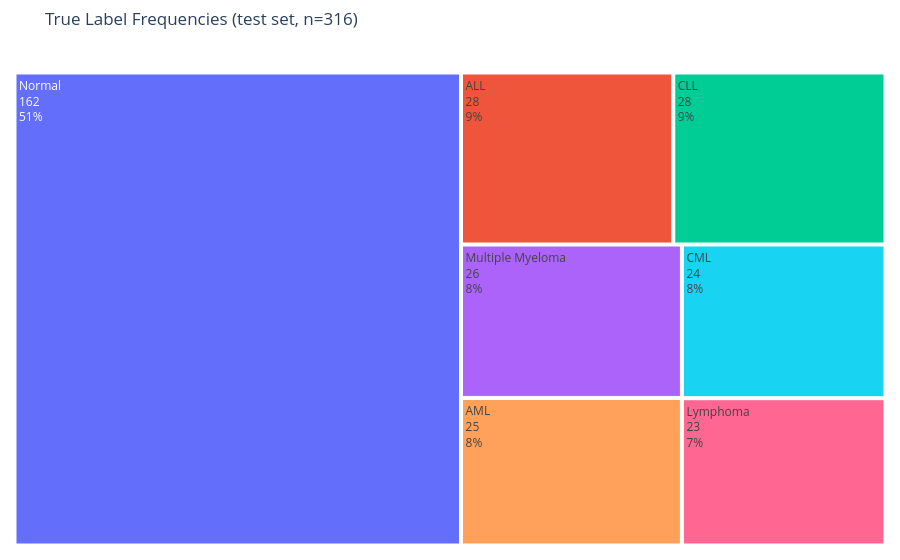
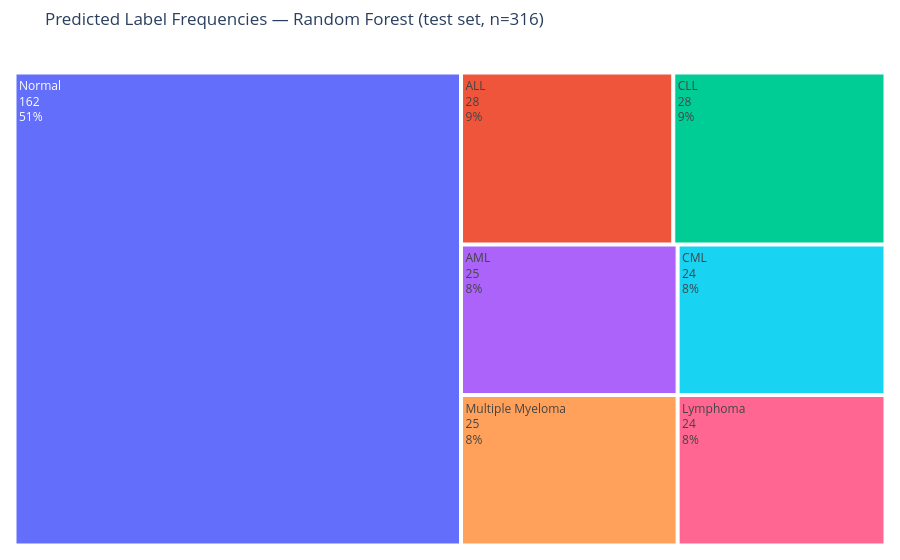

The notebook cell these images were saved under, in order:
### Markdown cell above
### Charts 3 & 4 — Treemaps of True and Predicted Label Frequencies

Saved as PNG (kaleido) and HTML fallback.

### Code cell
def save_plotly(fig, stem):
    html_path = OUT / f'{stem}.html'
    fig.write_html(str(html_path))
    try:
        fig.write_image(str(OUT / f'{stem}.png'), width=900, height=550, scale=2)
        print(f'Saved: outputs/evaluation/{stem}.png')
    except Exception as e:
        print(f'PNG export skipped ({e}); HTML saved: outputs/evaluation/{stem}.html')

# Treemap — true
df_true = pd.DataFrame({'label': CLASSES, 'count': true_counts.values})
fig_true = px.treemap(
    df_true, path=['label'], values='count',
    color='label', color_discrete_map=PALETTE,
    title=f'True Label Frequencies (test set, n=316)',
)
fig_true.update_traces(textinfo='label+value+percent root')
fig_true.update_layout(margin=dict(t=50, l=10, r=10, b=10))
save_plotly(fig_true, '03_treemap_true')
fig_true.show()

# Treemap — predicted
df_pred = pd.DataFrame({'label': CLASSES, 'count': pred_counts.values})
fig_pred = px.treemap(
    df_pred, path=['label'], values='count',
    color='label', color_discrete_map=PALETTE,
    title=f'Predicted Label Frequencies — {best_name} (test set, n=316)',
)
fig_pred.update_traces(textinfo='label+value+percent root')
fig_pred.update_layout(margin=dict(t=50, l=10, r=10, b=10))
save_plotly(fig_pred, '04_treemap_predicted')
fig_pred.show()

### Figure 1 — Plotly figure (JSON) as saved in the notebook; plotly's stock layout.template omitted (floating-point values rounded to 4 significant figures)
{"data": [{"branchvalues": "total", "customdata": [["ALL"], ["AML"], ["CLL"], ["CML"], ["Lymphoma"], ["Multiple Myeloma"], ["Normal"]], "domain": {"x": [0.0, 1.0], "y": [0.0, 1.0]}, "hovertemplate": "labels=%{label}<br>count=%{value}<br>parent=%{parent}<br>id=%{id}<br>label=%{customdata[0]}<extra></extra>", "ids": ["ALL", "AML", "CLL", "CML", "Lymphoma", "Multiple Myeloma", "Normal"], "labels": ["ALL", "AML", "CLL", "CML", "Lymphoma", "Multiple Myeloma", "Normal"], "marker": {"colors": [[0.4, 0.7608, 0.6471], [0.9882, 0.5529, 0.3843], [0.5529, 0.6275, 0.7961], [0.9059, 0.5412, 0.7647], [0.651, 0.8471, 0.3294], [1.0, 0.851, 0.1843], [0.898, 0.7686, 0.5804]]}, "name": "", "parents": ["", "", "", "", "", "", ""], "textinfo": "label+value+percent root", "type": "treemap", "values": [28.0, 25.0, 28.0, 24.0, 23.0, 26.0, 162.0]}], "layout": {"legend": {"tracegroupgap": 0}, "margin": {"b": 10, "l": 10, "r": 10, "t": 50}, "title": {"text": "True Label Frequencies (test set, n=316)"}}}

### Figure 2 — Plotly figure (JSON) as saved in the notebook; plotly's stock layout.template omitted (floating-point values rounded to 4 significant figures)
{"data": [{"branchvalues": "total", "customdata": [["ALL"], ["AML"], ["CLL"], ["CML"], ["Lymphoma"], ["Multiple Myeloma"], ["Normal"]], "domain": {"x": [0.0, 1.0], "y": [0.0, 1.0]}, "hovertemplate": "labels=%{label}<br>count=%{value}<br>parent=%{parent}<br>id=%{id}<br>label=%{customdata[0]}<extra></extra>", "ids": ["ALL", "AML", "CLL", "CML", "Lymphoma", "Multiple Myeloma", "Normal"], "labels": ["ALL", "AML", "CLL", "CML", "Lymphoma", "Multiple Myeloma", "Normal"], "marker": {"colors": [[0.4, 0.7608, 0.6471], [0.9882, 0.5529, 0.3843], [0.5529, 0.6275, 0.7961], [0.9059, 0.5412, 0.7647], [0.651, 0.8471, 0.3294], [1.0, 0.851, 0.1843], [0.898, 0.7686, 0.5804]]}, "name": "", "parents": ["", "", "", "", "", "", ""], "textinfo": "label+value+percent root", "type": "treemap", "values": [28.0, 25.0, 28.0, 24.0, 24.0, 25.0, 162.0]}], "layout": {"legend": {"tracegroupgap": 0}, "margin": {"b": 10, "l": 10, "r": 10, "t": 50}, "title": {"text": "Predicted Label Frequencies — Random Forest (test set, n=316)"}}}
